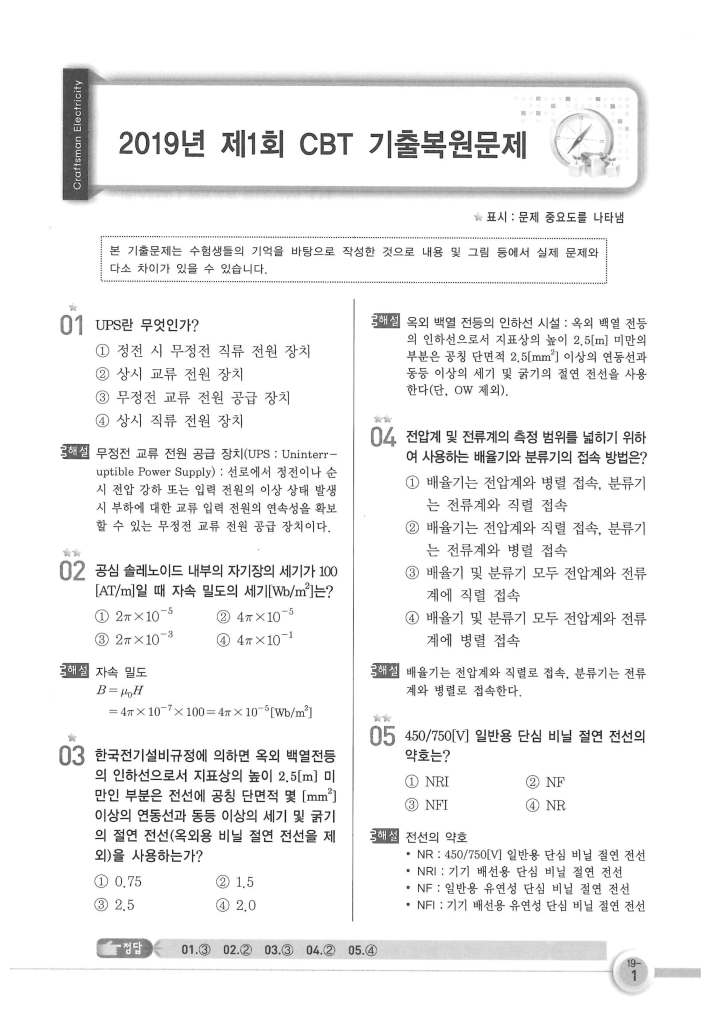
#> input picture exam_extractor/output/images/ElectricExam2019_파트001/page_001_full.png, 1433 x 2024 px (shown at 1/2 size)
$ python -i extract_exam_images.py   (imports and definitions only)
#> lines starting #> are read from the running program, lines starting #| are printed output that depends on the picture; after the words box and inside, x2 and y2 are one past the last pixel; in counts of white or black regions, pixels touching at a corner belong together
import fitz
import os
import json
try:
    import cv2
except ImportError:
    cv2 = None
import numpy as np
import re
from pathlib import Path
import tkinter as tk
from tkinter import filedialog, messagebox

# ==========================================
# CONFIGURATION
# ==========================================
BASE_DIR = r"D:\App\Q-ImageMapper"
TEMP_IMG_ROOT = os.path.join(BASE_DIR, "public", "images", "temp")
DASHBOARD_FILE = os.path.join(BASE_DIR, "mapping_dashboard.html")

SUGGEST_KEYWORDS = ["그림", "회로", "표", "그래프", "곡선", "브리지", "어드미턴스", "리액턴스", "기호", "다음과 같은"]

# [135 lines left out: functions ask_directories, extract_all_subject_images, not called in this run]

def detect_drawings(img_path):
    if cv2 is None: return []
    try:
        img_array = np.fromfile(img_path, np.uint8)
        img = cv2.imdecode(img_array, cv2.IMREAD_COLOR)
#> img is the input picture: shape (2024, 1433, 3); min 3, max 255, mean 241.6
    except: return []
    if img is None: return []
    gray = cv2.cvtColor(img, cv2.COLOR_BGR2GRAY)
    _, thresh = cv2.threshold(gray, 220, 255, cv2.THRESH_BINARY_INV)
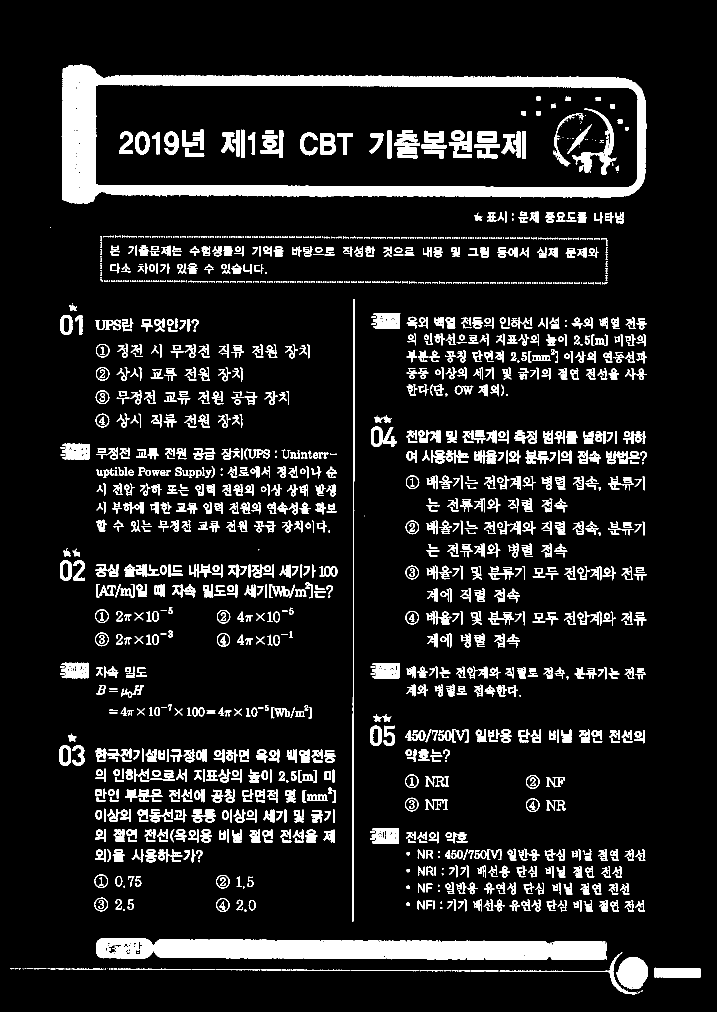
#> thresh: shape (2024, 1433) (shown at 1/2 size); 10.5% white; 1970 white regions (572 under 20 px), largest, box (x1, y1, x2, y2) and area: (123, 129, 1293, 407) 64150, (193, 1876, 1214, 1920) 36772, (1233, 1914, 1296, 1979) 3031
    kernel = np.ones((10, 10), np.uint8)
    dilated = cv2.dilate(thresh, kernel, iterations=1)
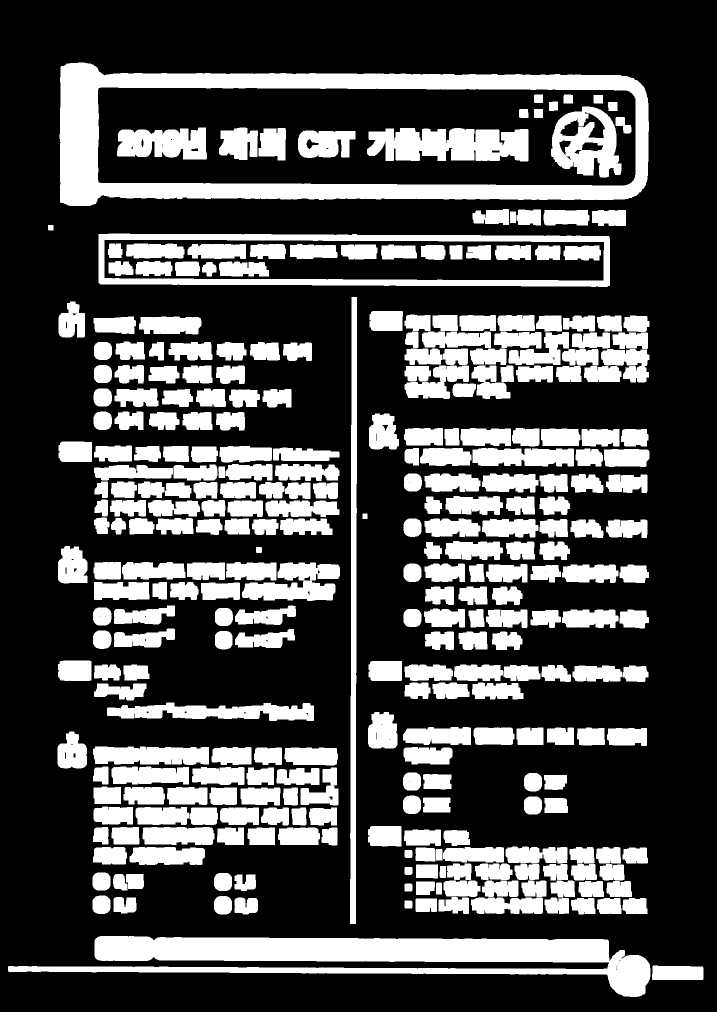
#> dilated: shape (2024, 1433) (shown at 1/2 size); 29.7% white; 315 white regions
    contours, _ = cv2.findContours(dilated, cv2.RETR_EXTERNAL, cv2.CHAIN_APPROX_SIMPLE)
#> contours = 283 contours; largest, box (x1, y1, x2, y2) and area: (119, 125, 1298, 412) 293989, (197, 467, 1220, 574) 102812, (16, 1872, 1301, 1994) 65322, (700, 594, 714, 1848) 12730, (214, 1405, 628, 1442) 9380
    crops = []
    h, w = gray.shape
    for cnt in contours:
        x, y, cw, ch = cv2.boundingRect(cnt)
        if 150 < cw < w * 0.45 and 100 < ch < h * 0.45:
            crop_img = gray[y:y+ch, x:x+cw]
            edges = cv2.Canny(crop_img, 100, 200)
            edge_density = np.sum(edges > 0) / (cw * ch)
            crops.append({"x": int(x), "y": int(y), "w": int(cw), "h": int(ch), "density": float(edge_density)})
#> this loop made 283 passes
#> (x, y, cw, ch) on passes 1 to 3: (1304, 1931, 103, 29), (16, 1872, 1285, 122), (809, 1801, 16, 16)
#> after the loop, crops = []
    mid = w / 2
    left_col = sorted([c for c in crops if c['x'] + c['w']/2 < mid], key=lambda c: c['y'])
#> left_col = []
    right_col = sorted([c for c in crops if c['x'] + c['w']/2 >= mid], key=lambda c: c['y'])
#> right_col = []
    return left_col + right_col

# [263 lines left out: functions prepare_dashboard_data, generate_dashboard_html, main, not called in this run]

# [2 lines not run here, left out]

>>> result = detect_drawings('exam_extractor/output/images/ElectricExam2019_파트001/page_001_full.png')
#> result = []

$ run again, on exam_extractor/output/images/ElectricExam2019_파트002/page_001_left.png
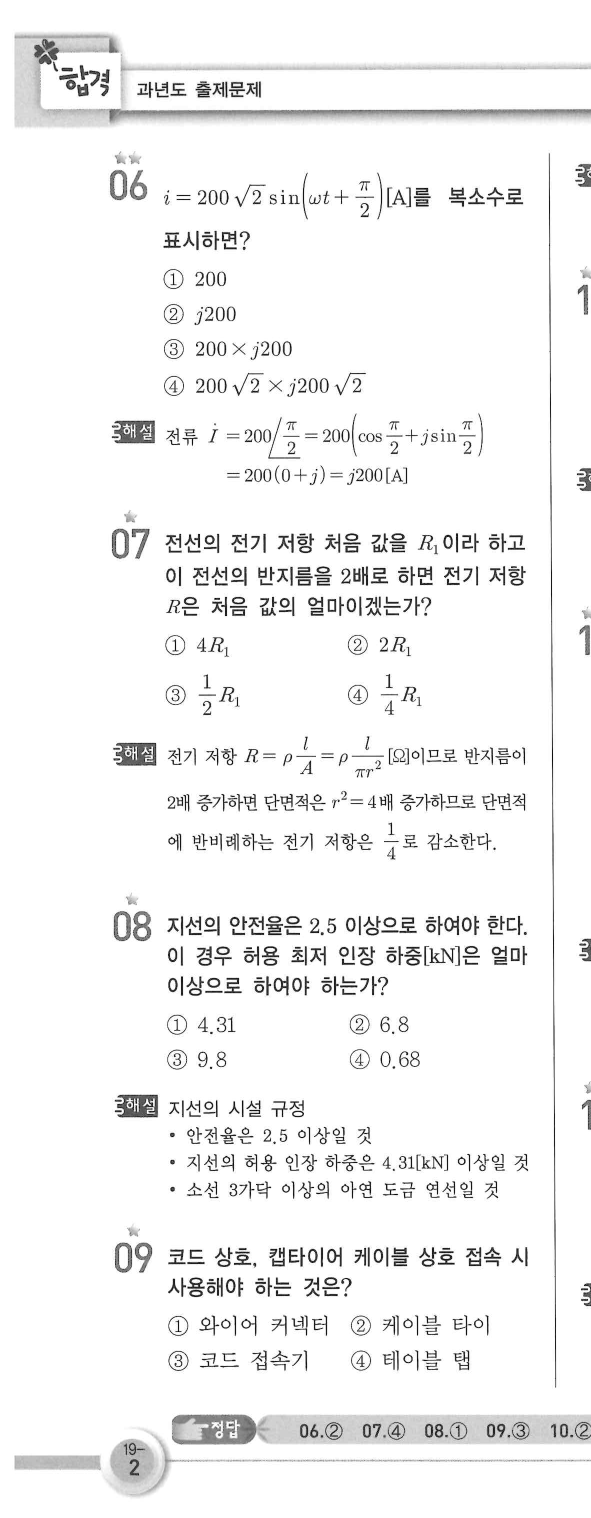
#> input picture exam_extractor/output/images/ElectricExam2019_파트002/page_001_left.png, 1182 x 3035 px (shown at 1/2 size)
#> in detect_drawings, img is the input picture: shape (3035, 1182, 3); min 0, max 255, mean 243.9
#> in detect_drawings, `_, thresh = cv2.threshold(gray, 220, 255, cv2.THRESH_BINARY_INV)`:
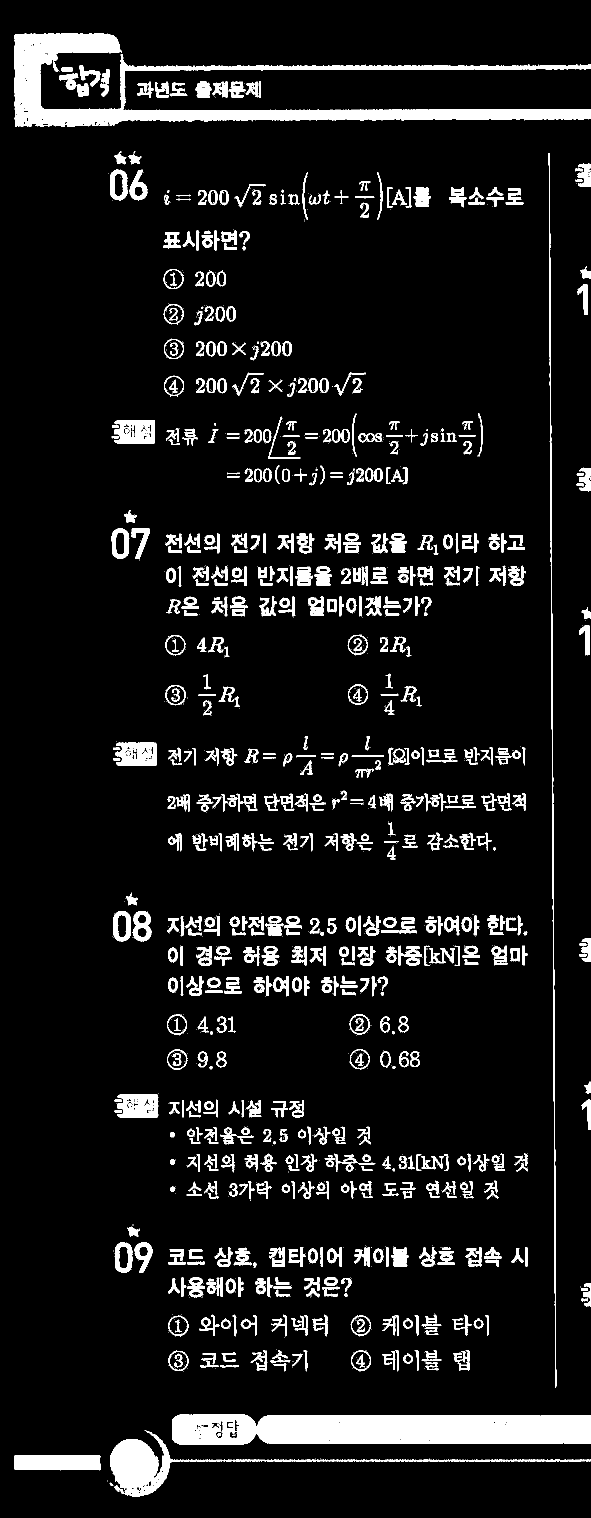
#> thresh: shape (3035, 1182) (shown at 1/2 size); 8.3% white; 1855 white regions (1094 under 20 px), largest, box (x1, y1, x2, y2) and area: (29, 67, 1182, 253) 48224, (344, 2828, 1182, 2890) 45914, (220, 2860, 1182, 2994) 12713
#> dilated: shape (3035, 1182); 21.3% white; 181 white regions
#> contours = 181 contours; largest, box (x1, y1, x2, y2) and area: (25, 63, 1182, 258) 86304, (340, 2824, 1182, 2895) 55008, (1093, 302, 1118, 2781) 26094, (211, 2856, 1182, 2999) 23796, (447, 823, 841, 923) 14220
#> the loop in detect_drawings, `for cnt in contours:` made 181 passes
#> (x, y, cw, ch, edge_density) on pass 174: (535, 340, 167, 108, 0.0456)
#> after the loop in detect_drawings, `for cnt in contours:`:
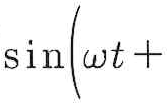
#> crop_img: shape (108, 167); min 0, max 255, mean 243.1
#> after the loop in detect_drawings, `for cnt in contours:`: crops = 1 item
#> left_col = []
#> right_col = 1 item

$ run again, on exam_extractor/output/images/ElectricExam2019_파트003/page_001_left.png
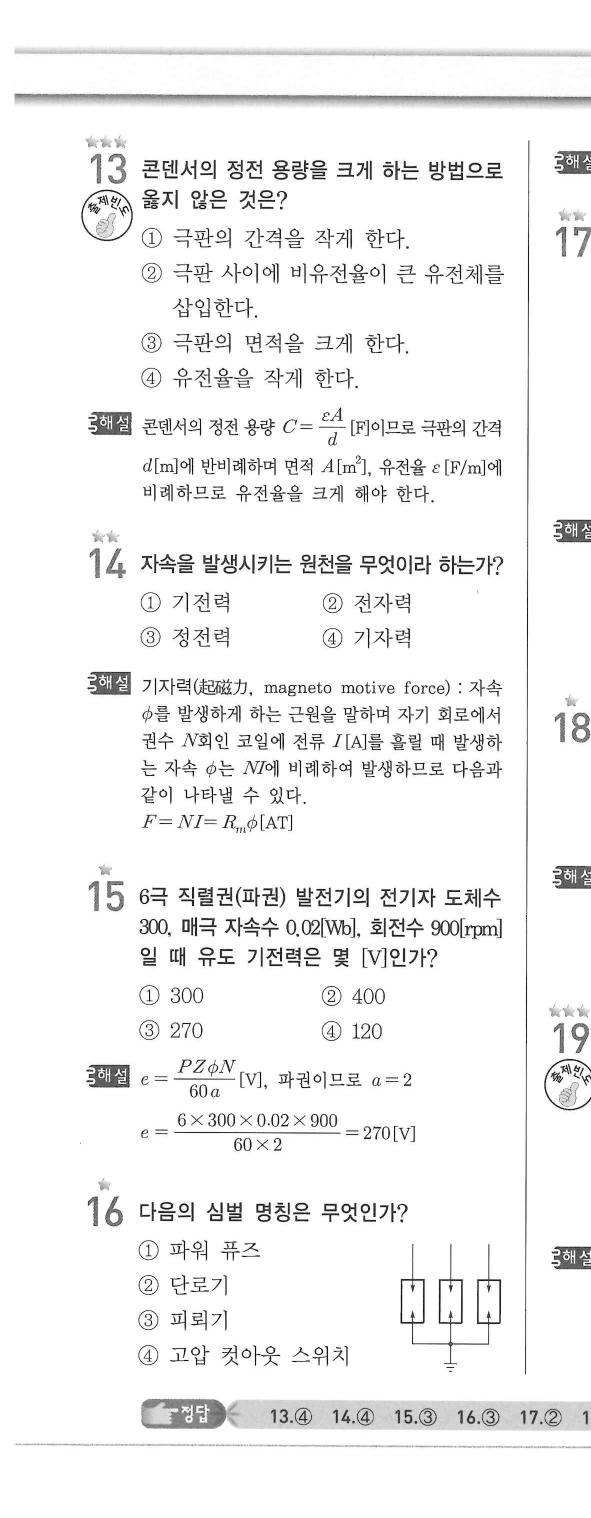
#> input picture exam_extractor/output/images/ElectricExam2019_파트003/page_001_left.png, 1182 x 3035 px (shown at 1/2 size)
#> in detect_drawings, img is the input picture: shape (3035, 1182, 3); min 0, max 255, mean 243.3
#> in detect_drawings, `_, thresh = cv2.threshold(gray, 220, 255, cv2.THRESH_BINARY_INV)`:
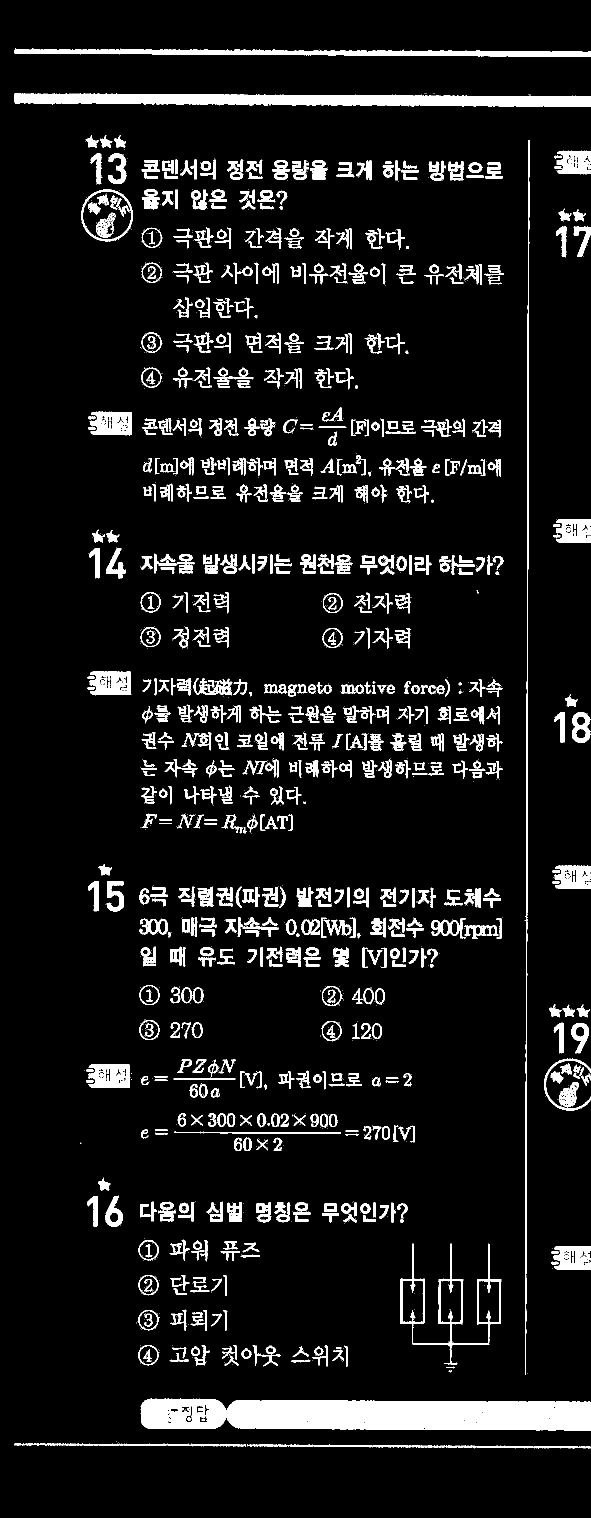
#> thresh: shape (3035, 1182) (shown at 1/2 size); 8.4% white; 2074 white regions (1250 under 20 px), largest, box (x1, y1, x2, y2) and area: (281, 2797, 1182, 2861) 49359, (29, 187, 1182, 214) 22999, (29, 97, 1182, 114) 10848
#> dilated: shape (3035, 1182); 23.3% white; 188 white regions
#> contours = 188 contours; largest, box (x1, y1, x2, y2) and area: (277, 2793, 1182, 2866) 59090, (25, 183, 1182, 219) 33522, (1045, 276, 1064, 2754) 26078, (796, 2483, 1008, 2750) 22976, (25, 93, 1182, 119) 20998
#> the loop in detect_drawings, `for cnt in contours:` made 188 passes
#> (x, y, cw, ch, edge_density) on pass 12: (796, 2483, 212, 267, 0.0529)
#> after the loop in detect_drawings, `for cnt in contours:`:
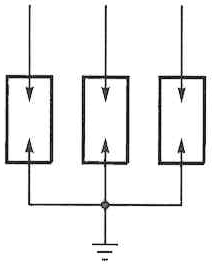
#> crop_img: shape (267, 212); min 0, max 255, mean 238.8
#> after the loop in detect_drawings, `for cnt in contours:`: crops = 1 item
#> left_col = []
#> right_col = 1 item
